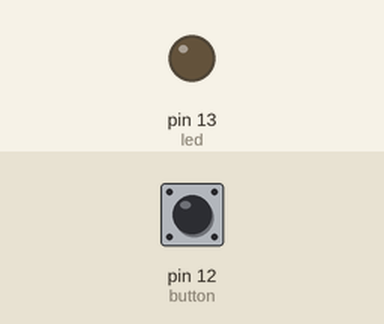
Simulated run of this sketch. Board: Arduino Uno, built with avr-gcc and run on an emulated ATmega328P. On the bench: output pins drawn as LEDs (lit = HIGH). Inputs (shaded band) come from the test bench; at power-on: pin 12 (button) LOW.

Above: at 1.2 s.
1.3 s: pin 12 (button) pulled HIGH for 0.15 s
At 1.37 s:
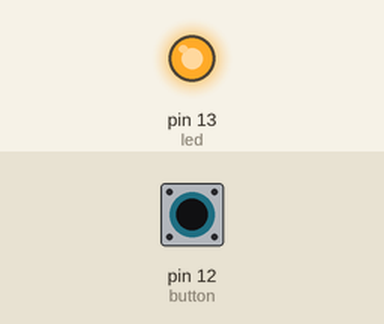
2.9 s: pin 12 (button) pulled HIGH for 3.2 s
At 6.9 s:
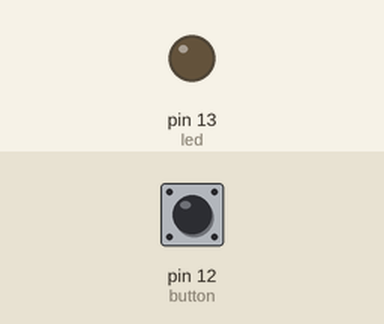
Timing chart, 0 to 8.4 s (numbered marks = the images above; inputs shaded):
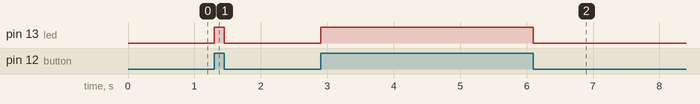

The sketch:

push_button.ino
```cpp
int button = 12;
int led = 13;
int buttonState = 0;
void setup() {
  pinMode(led, OUTPUT);
  pinMode(button, INPUT);
}
void loop() {
  buttonState = digitalRead(button);
  if (buttonState == HIGH) {
    digitalWrite(led, HIGH);
  }
  else {
    digitalWrite(led, LOW);
  }
}
```

Measured:
- after the input at 1.3 s, pin 13 (led): LOW → HIGH at once, → LOW 0.15 s later
- after the input at 2.9 s, pin 13 (led): LOW → HIGH at once, → LOW 3.2 s later
